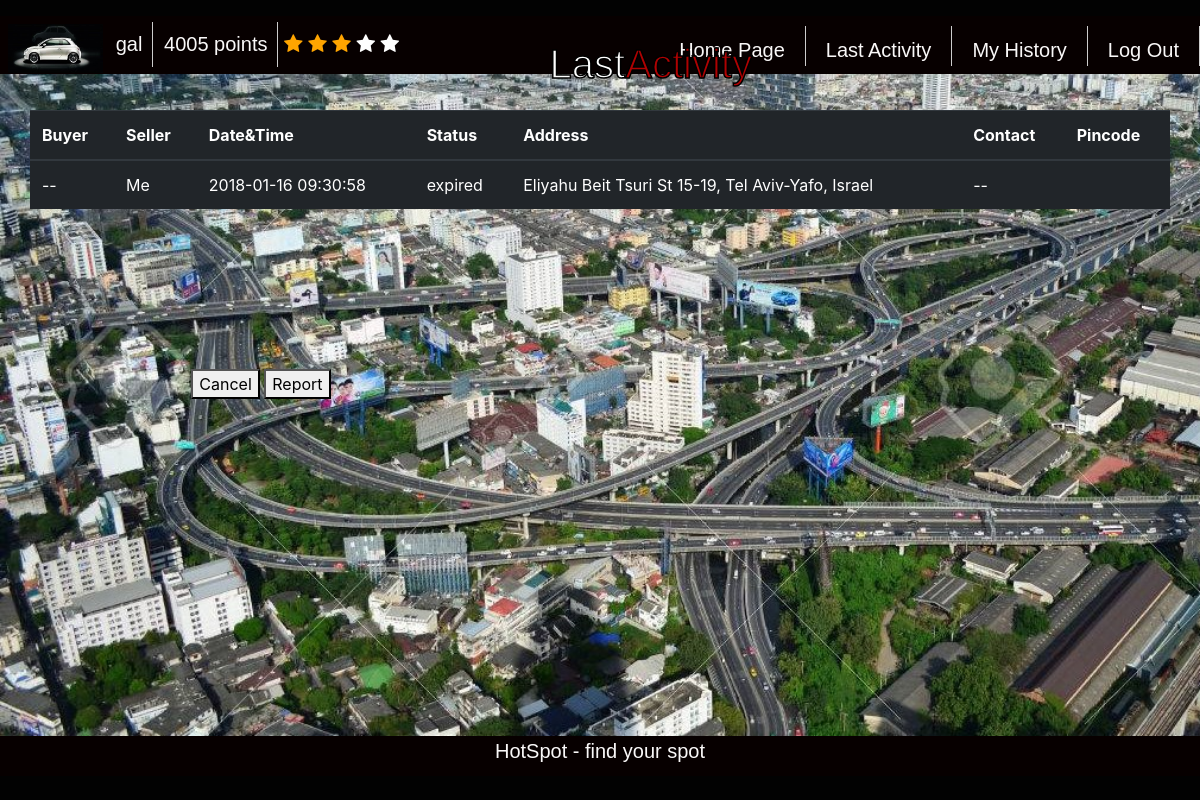
Before: /last_activity/ (signed in) with the older database file.
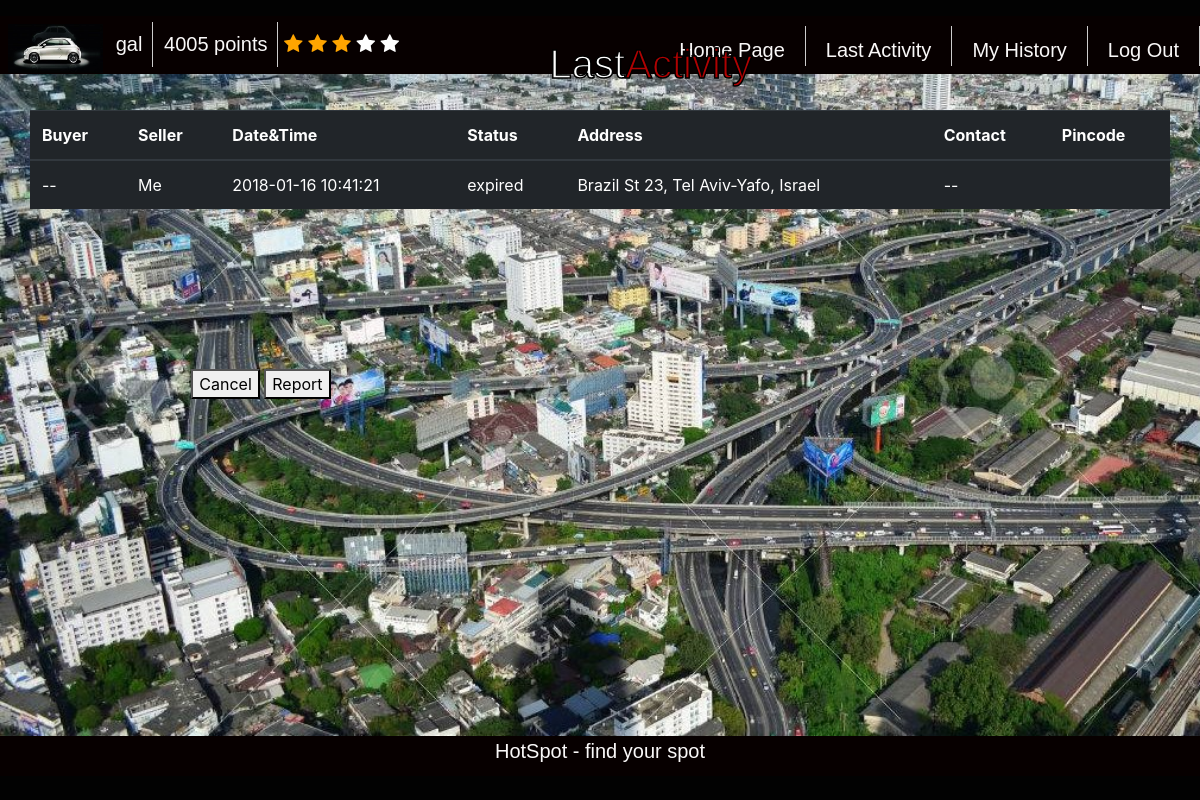
After: the same page with the newer database file.
### polls/models.py (models this page shows, shortened)
class Profile(models.Model):
	user = models.OneToOneField(User, on_delete=models.CASCADE)
	phone_number 	= models.CharField(max_length=20, blank=True)
	points 		= models.IntegerField(default=50) #start with 50 points.
	rating 		= models.IntegerField(default=2) # start with rating 2
	is_blocked 	= models.IntegerField(default=0) # start with is blocked 0.
	num_reported 	= models.IntegerField(default=0) # start with 0 reported purchases

class Purchase(models.Model):
	buyer_id	= models.IntegerField(default=-1) 	# user id
	seller_id	= models.IntegerField(default=-1) 	# user id
	cost 		= models.IntegerField(default=10)
	parking_time 	= models.CharField(max_length=200, default="") #  max 30 minutes from the offering time
	status 		= models.CharField(max_length=200, default="available") # available, in process, done, canceled, expired etc.
	parking_rate 	= models.DecimalField(max_digits=3,decimal_places=2,default=Decimal('0.0000'))
	target_address_lat = models.CharField(max_length=2000)
	target_address_lng = models.CharField(max_length=2000)
	parking_address = models.CharField(default='Tel Aviv', max_length=200) #string. full address
	parking_address_lat = models.CharField(max_length=2000)
	parking_address_lng = models.CharField(max_length=2000)
	lock 			= threading.Lock()
	cond 			= threading.Condition(threading.Lock())
	pin_code		= models.CharField(max_length=2000, default="-1")
	attempt_failure = models.IntegerField(default=0)
	parking_actual_rank = models.DecimalField(max_digits=3,decimal_places=2,default=Decimal('0.0000'))

### polls/views.py (the view)
# urls.py: url(r'^last_activity/$', views.call_last_activity, name='call_last_activity'),
def call_last_activity(request):
	update_user_spots_status(request.user.pk)
	last_activity = getUserLastActivity(request.user.pk)
	if (last_activity == None):
		last_activity = ["", "", "", "", "", "", "", "-1"]
		return render(request, 'polls/last_activity.html', {'last_activity':last_activity })
	if (minutes_elapsed(last_activity.parking_time) > 0 and last_activity.status == ParkingStatus.AVAILABLE):
		last_activity.status = ParkingStatus.EXPIRED
		last_activity.save()
	seller_username = (User.objects.get(pk = last_activity.seller_id)).username
	if (last_activity.buyer_id == -1):
		buyer_username = "--"
		contact = "--"
	else:
		buyer_username = (User.objects.get(pk = last_activity.buyer_id)).username
		contact = (User.objects.get(pk = last_activity.buyer_id)).profile.phone_number
	if (last_activity.seller_id == request.user.pk):
		seller_username = "Me"
		pincode = ""
	else:
		buyer_username = "Me"
		contact = (User.objects.get(pk = last_activity.seller_id)).profile.phone_number
		pincode = last_activity.pin_code
	last_activity = [buyer_username, seller_username, last_activity.parking_time, last_activity.status, last_activity.parking_address, contact, pincode, last_activity.pk]
	return render(request, 'polls/last_activity.html', {'last_activity':last_activity })

### polls/views.py (called while the page is built)
def getAllUserActivities(user_pk):
	'''
	get all purchases user with pk = user_pk took part in as buyer or seller
	'''
	sell_purchases = Purchase.objects.filter(seller_id = user_pk)
	buy_purchases = Purchase.objects.filter(buyer_id = user_pk)
	all_purchases = list(sell_purchases)  + list(buy_purchases)
	return all_purchases

def getUserLastActivity(user_pk):
	'''
	get last activity user took part in
	'''
	update_user_spots_status (user_pk)
	all_purchase = getAllUserActivities(user_pk)
	max_pk = 0
	last_activity = None
	for purchase in all_purchase:
		if (purchase.pk > max_pk):
			max_pk = purchase.pk
			last_activity = purchase
	return last_activity

def update_user_spots_status(user_id):
	'''
	iterate all over purchases  the user participated in and if
	passed the parking due time change status to expired
	'''
	all_user_spot = getAllUserActivities(user_id)
	for spot in all_user_spot:
		if (spot.status == ParkingStatus.AVAILABLE):# or spot.status == ParkingStatus.IN_PROCESS):
			if (minutes_elapsed(spot.parking_time) > 0):
				spot.status = ParkingStatus.EXPIRED
				print(ParkingStatus.EXPIRED)
				spot.save()

def minutes_elapsed(last_failure_in_string):
	"""
		Return True if user is still in timeout
	"""
	last_failure_in_datetime = datetime.datetime.strptime(last_failure_in_string, "%Y-%m-%d %H:%M:%S")
	diff = (datetime.datetime.now() - last_failure_in_datetime)
	return (diff.total_seconds() / 60)

### polls/templates/polls/last_activity.html (shortened to what this page needs)
<!DOCTYPE html>
<html>
 {% load static %}
    <link rel="stylesheet" type="text/css" href="{% static "polls/_css/logo.css" %}">
    <link rel="stylesheet" type="text/css" href="{% static "polls/_css/history.css" %}">
<head>
  <link rel="stylesheet" href="https://maxcdn.bootstrapcdn.com/bootstrap/4.0.0-beta.2/css/bootstrap.min.css">
	<link rel="stylesheet" href="https://cdnjs.cloudflare.com/ajax/libs/font-awesome/4.7.0/css/font-awesome.min.css">
</head>
<body>
	<div class="all_site">
        <div class="cover">
			<header>
				<div class="logo">
					<img src="{% static "polls/_images/cars.jpg" %}" height="49"/>
				</div>
				<pro>
					<li>{{request.user.username}}</li>
					<li>{{request.user.profile.points}} points</li>
						<span id="star1" class="fa fa-star"></span>
						<span id="star2" class="fa fa-star"></span>
						<span id="star3" class="fa fa-star"></span>
						<span id="star4" class="fa fa-star"></span>
						<span id="star5" class="fa fa-star"></span>
				</pro>
				<nav>
					<ur>
						<a href="{% url 'polls:logout' %}"><li>Log Out</li></a>
						<a href="{% url 'polls:call_history' %}"><li><col>My History </col></li></a>
						<a href="{% url 'polls:call_last_activity' %}"><li>Last Activity</li></a>
						<a href="{% url 'polls:homepage' %}"><li>Home Page</li></a>
					</ur>
				</nav>
				<div class="main">
					<div class="box_txt">
						<div><h1>Last<span>Activity</span></h1></div>
					</div>
				</div>
			</header>
			<table class="table table-dark">
				<thead>
				<tr>
				<th>Buyer</th>
				<th>Seller</th>
				<th>Date&Time</th>
				<th>Status</th>
				<th>Address</th>
				<th>Contact</th>
				<th>Pincode</th>
				</tr>
				</thead>
				<tbody>
					<tr>
						<td id="buyer">{{last_activity.0}}</td>
						<td id="seller">{{last_activity.1}}</td>
						<td id="date">{{last_activity.2}}</td>
						<td id="status">{{last_activity.3}}</td>
						<td id="address">{{last_activity.4}}</td>
						<td id="contact">{{last_activity.5}}</td>
						<td id="pincode">{{last_activity.6}}</td>
					</tr>
			    </tbody>
			</table>
	<div class="buttons">
			<button type="button" id="cancel_button" title="Cancel transaction" onclick = cancelPurchase() >Cancel</button>
			<button type="button" id="report_button" title="Report other user didn't show up" onclick = reportPurchase() >Report</button>
		</div>
		</div>
        <footer>
				<p>HotSpot -  find your spot</p>
        </footer>
    </div>
	</body>
</html>

### polls/static/polls/_css/logo.css (style rules this page uses)
body { position: absolute; top: 0; left: 0; right: 0; bottom: 0; margin: 0; width:100%; height: 100%; }
header .logo { width:auto; float: left; text-align: left; margin-left:0; padding: 0.5rem; height: auto; }
header pro { width:30%; height: 50px; float: left; font-family: 'Exo', sans-serif; font-size: 20px; font-weight: 100; margin-top: 0.5%; color: #fff; }
header pro li { display:inline-block; color: rgb(250, 248, 248); padding:0 10px; vertical-align:center; text-align: center; border-right: 1px solid #ccc; line-height: 45px; margin-left:-5px; }
header nav { width:50%; height: 50px; float: right; margin-top: 10px; }
header nav ur { list-style-type: none; padding: 200; margin:auto; }
header nav ur li { display:inline-block; color: rgb(250, 248, 248); height:40px; padding:0 20px; line-height:49px; font-family: 'Exo', sans-serif; font-size: 20px; vertical-align:center; text-align: center; float: right; border-right: 1px solid #ccc; }
footer { position: relative; margin-top: 0%; float: left; width: 100%; background-color: #070000; right:0; margin-bottom: 0%; left:0; bottom:0%; font-family: 'Exo', sans-serif; font-size: 20px; height: 5%; text-align: center; color: rgb(250, 248, 248); }

### polls/static/polls/_css/history.css (style rules this page uses)
.all_site { position: absolute; width: 100%; height: 100%; background-color:rgb(2, 2, 2); margin: auto; }
header { height: 8%; float: left; width:100%; background:#070000; }
.cover { position: relative; width: 100%; height: 90%; background-image:url("../_images/busy_street2.jpg"); background-size: cover; }
.buttons { z-index: 2; position: absolute; margin-top: 10%; left:10%; margin-right: 10%; width: 18em; height: 7em; }
.main { position: relative; width: 30%; float: left; margin-top: -3%; margin-left: 30%; }
.main .box_txt { margin-top: 0%; color: #fff; font-family: 'Exo', sans-serif; font-size: 25px; text-align: center; -webkit-text-stroke-width: 1.5px; -webkit-text-stroke-color: black; }
.main .box_txt span { color: #af0202 !important; }
.cover .table { position: relative; width:95%; margin-right: 0%; margin-left: 2.5%; margin-top: 15%; top:5%; }

### polls/templates/polls/last_activity.html (style rules this page uses)
.checked { color: orange; z-index: 5; }

Changed rows visible on the page:
no longer on this page (row unchanged): Purchase: parking_time "2018-01-16 09:30:58", status "expired", parking_address "Eliyahu Beit Tsuri St 15-19, Tel Aviv-Yafo, Israel"
added Purchase: parking_time "2018-01-16 10:41:21", status "expired", parking_address "Brazil St 23, Tel Aviv-Yafo, Israel"
